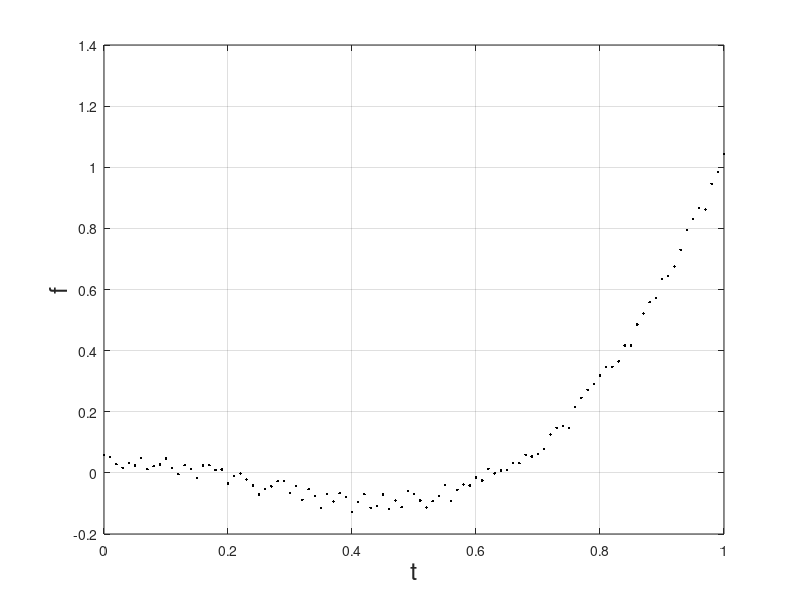
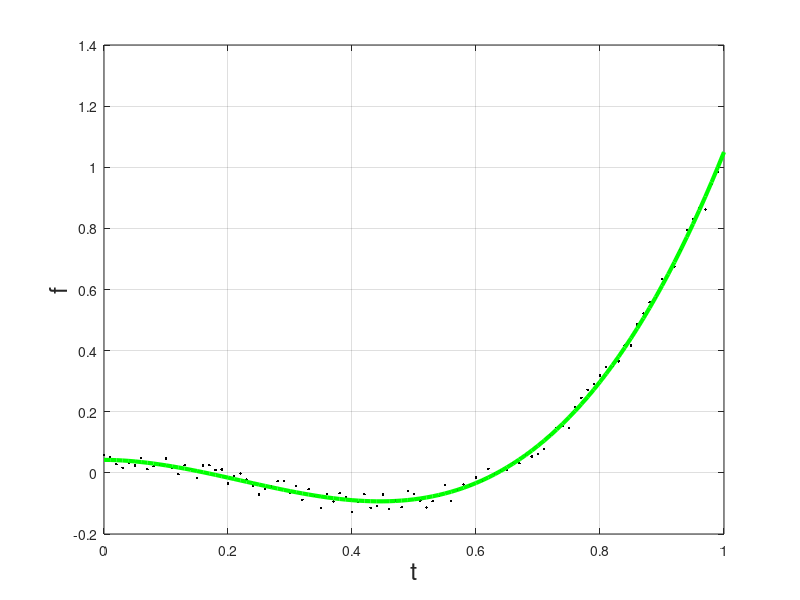

Recreate these plots in MATLAB, in order.



if 0
    
    def_simple_funs
    
    d=1.0e-2;
    t=[0:d:2]';
    f=2*urmp(t)-4*urmp(t-1/2) + 4*urmp(t-1.5);
    
    
    figure(1)
    plot(t,f,'r','linewidth',3)
    grid on
    xlabel('t','FontSize',18)
    ylabel('f','FontSize',18)
    
    print Prob8TriWave -dpng
    
    save HW04_Prob8_Data t f
    
    
%     % 1 t t^2  t^3
%     A=[1+0*t, t, t.^2, t.^3];
%     
%     alpha = inv(A'*A)*A'*f
%     f_hat=A*alpha;
%     
%     figure(2)
%     plot(t,f,'r',t,f_hat,'g','linewidth',3)
%     grid on
%     xlabel('t','FontSize',18)
%     ylabel('f','FontSize',18)
    
    
    % 1 t t^2  t^3 t^4  t^5
    A=[1+0*t, t, t.^2, t.^3, t.^4, t.^5];
    
    alpha = inv(A'*A)*A'*f
    f_hat=A*alpha;
    
    figure(3)
    plot(t,f,'r',t,f_hat,'g','linewidth',3)
    grid on
    xlabel('t','FontSize',18)
    ylabel('f','FontSize',18)
    title('[1 t t^2 t^3 t^4 t^5]', 'FontSize',18)
    
    print Prob8RegressionAgainstPolynomials -dpng
    
    w0=2*pi/2;
    % F.S.
    A=[sin(w0*t), sin(2*w0*t), sin(3*w0*t), sin(4*w0*t), sin(5*w0*t)];
    
    alpha = inv(A'*A)*A'*f
    f_hat=A*alpha;
    
    figure(4)
    plot(t,f,'r',t,f_hat,'g','linewidth',3)
    grid on
    xlabel('t','FontSize',18)
    ylabel('f','FontSize',18)
    
    title('[sin(pi t), ..., sin(5 pi t)]', 'FontSize',18)
    
    print Prob8RegressionAgainstSinusoids -dpng
    
end


if 1
    
    rng('default')
    d=1.0e-2;
    t=[0:d:1]';
    N=length(t);
    f=-2*t.^2+3*t.^3 + 0.07*rand([N,1]);
    
    figure(1)
    plot(t,f,'.k','linewidth',2)
    grid on
    xlabel('t','FontSize',18)
    ylabel('f','FontSize',18)
    
    print Prob9NoisyData -dpng
    
    save HW04_Prob9_Data t f
    
    
%      % 1 t t^2  t^3 t^4  t^5
%     A=[1+0*t, t, t.^2, t.^3, t.^4, t.^5];
%     
%     alpha = inv(A'*A)*A'*f
%     f_hat=A*alpha;
%     
%     figure(2)
%     plot(t,f,'.k',t,f_hat,'g','linewidth',3)
%     grid on
%     xlabel('t','FontSize',18)
%     ylabel('f','FontSize',18)
%     
%     Deriv=[1 2 3 4 5];
%     A_deriv=diag(Deriv,1)    
%     T=0.3;
%     df_hat_dt = (A_deriv*alpha)'*[1 T T^2 T^3 T^4 T^5]'
%     
%     df_dt= (A_deriv*[0;0;-2;3;0;0])'*[1 T T^2 T^3 T^4 T^5]'
    
    
    % 1 t t^2  t^3
    A=[1+0*t, t, t.^2, t.^3];
    
    alpha = inv(A'*A)*A'*f
    f_hat=A*alpha;
    
    figure(2)
    plot(t,f,'.k',t,f_hat,'g','linewidth',3)
    grid on
    xlabel('t','FontSize',18)
    ylabel('f','FontSize',18)
    
    print Prob9RegressionResult -dpng
    
    Deriv=[1 2 3];
    A_deriv=diag(Deriv,1)    
    T=0.3;
    df_hat_dt = (A_deriv*alpha)'*[1 T T^2 T^3]'
    
    df_dt= (A_deriv*[0;0;-2;3])'*[1 T T^2 T^3]'
    
    
end
